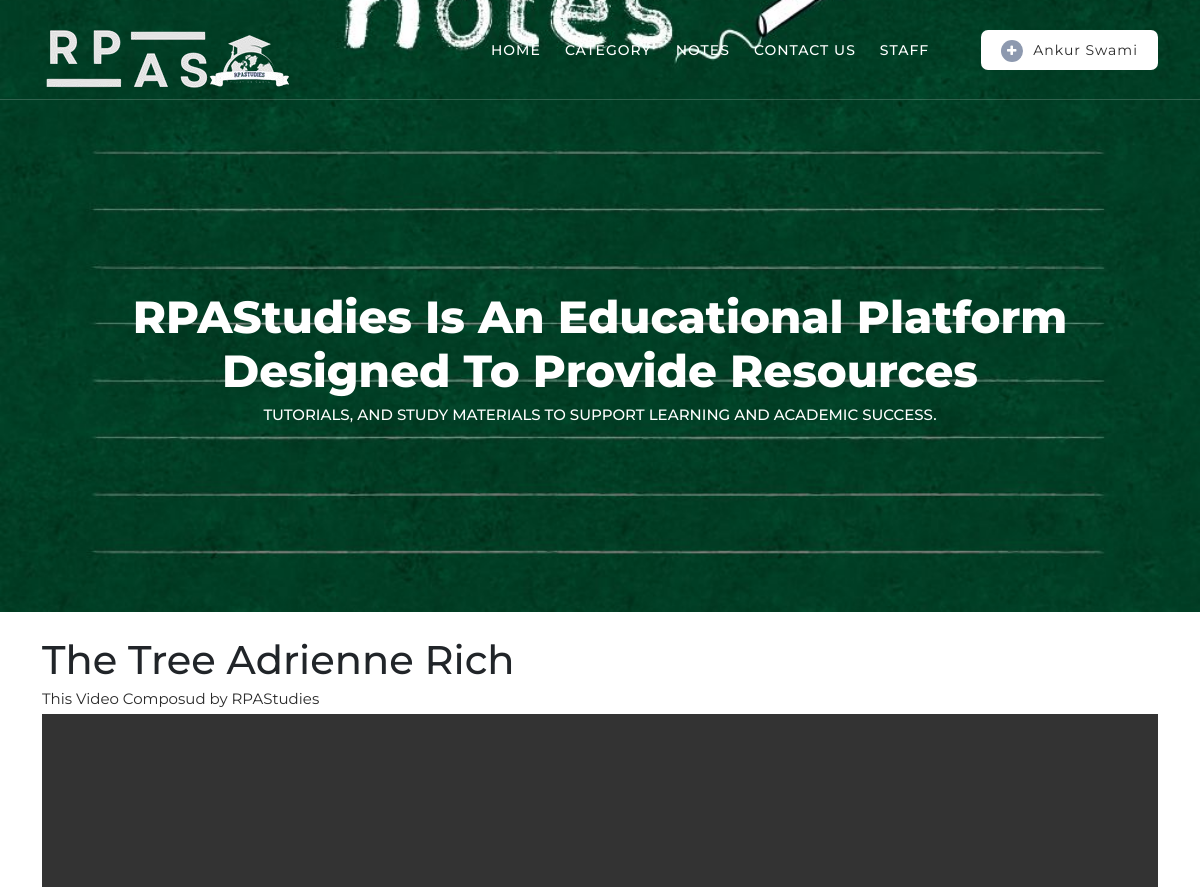
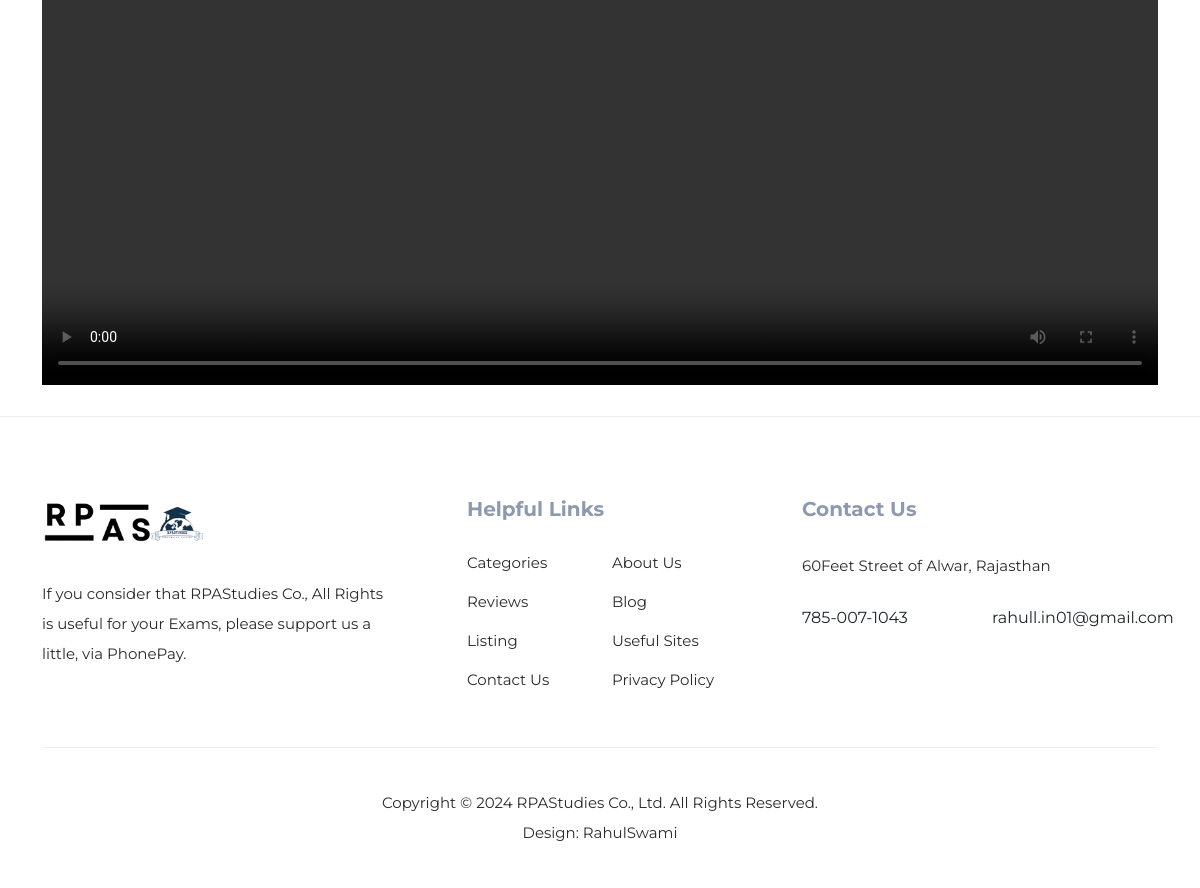
Page /video/plyaing/1/ (signed in) on the committed database (2 pictures, top to bottom).
### home/models.py (models this page shows, shortened)
class Video(models.Model):
    title = models.CharField(max_length=200)
    video_image = models.ImageField(upload_to='video_image/',default='')
    description = models.TextField(blank=True)
    video_file = models.FileField(upload_to='videos/')
    uploaded_at = models.DateTimeField(auto_now_add=True)

### home/views.py (the view)
# urls.py: path('video/plyaing/<int:id>/', video_detail, name='video_detail'),
@login_required(login_url='login_page')
def video_detail(request,id):
    video = get_object_or_404(Video,id=id)
    return render(request,'video_detail.html',{'video':video})

### home/templates/video_detail.html (shortened to what this page needs)
{% extends "base.html" %}
{% block body %}
<div class="container my-4">
    <h1>{{ video.title }}</h1>
    <p>{{ video.description }}</p>
    <video width="100%" controls>
        <source src="{{ video.video_file.url }}" type="video/mp4">
    </video>
</div>
{% endblock %}

### home/templates/base.html (shortened to what this page needs)
<!DOCTYPE html>
<html lang="en">
  <head>
    <link href="/static/vendor/bootstrap/css/bootstrap.min.css" rel="stylesheet">
    <link rel="stylesheet" href="/static/assets/css/fontawesome.css">
    <link rel="stylesheet" href="/static/assets/css/templatemo-plot-listing.css">
    <link rel="stylesheet" href="/static/assets/css/animated.css">
    <link rel="stylesheet" href="/static/assets/css/owl.css">
  </head>
<body>
  <header class="header-area header-sticky wow slideInDown" data-wow-duration="0.75s" data-wow-delay="0s">
    <div class="container">
      <div class="row">
        <div class="col-12">
          <nav class="main-nav">
            <a href="/" class="logo">
            </a>
            <ul class="nav">
              <li><a href="/" class="not_active">Home</a></li>
              <li><a href="{% url 'category' %}">Category</a></li>
              <li><a href="{% url 'notes' %}">Notes</a></li>
              <li><a href="{% url 'contact' %}">Contact Us</a></li>
              <li><a href="/admin/">Staff</a></li>
              <li><div class="main-white-button"><a type="button" class="btn btn-primary" data-bs-toggle="modal" data-bs-target="#staticBackdrop"><i class="fa fa-plus"></i>{{request.user.first_name}} {{request.user.last_name}}</a></div></li>
            </ul>
          </nav>
        </div>
      </div>
    </div>
  </header>
  <div class="main-banner">
    <div class="container">
      <div class="row">
        <div class="col-lg-12">
          <div class="top-text header-text">
            <h2 class="h2-starting-heading p-0 m-0">RPAStudies is an educational platform designed to provide resources</h2>
            <h6 class="my-2"> tutorials, and study materials to support learning and academic success.</h6>
          </div>
        </div>
      </div>
    </div>
  </div>
{% block body %}{% endblock body %}
   <footer>
    <div class="container">
      <div class="row">
        <div class="col-lg-4">
          <div class="about">
            <div class="logo">
              <img src="/static/assets/images/RPAStudies-logo-white.png" alt="Plot Listing">
            </div>
            <p>If you consider that <a rel="nofollow" href="rahullswami_" title="follow instagram">RPAStudies Co., All Rights</a> is useful for your Exams, please <a rel="nofollow" href="rahullswami_" target="_blank">support us</a> a little, via PhonePay.</p>
          </div>
        </div>
        <div class="col-lg-4">
          <div class="helpful-links">
            <h4>Helpful Links</h4>
            <div class="row">
              <div class="col-lg-6 col-sm-6">
                <ul>
                  <li><a href="/category/">Categories</a></li>
                  <li><a href="/reviews/">Reviews</a></li>
                  <li><a href="/notes/">Listing</a></li>
                  <li><a href="/contact/">Contact Us</a></li>
                </ul>
              </div>
              <div class="col-lg-6">
                <ul>
                  <li><a href="/about/">About Us</a></li>
                  <li><a href="/blog/">Blog</a></li>
                  <li><a href="/">Useful Sites</a></li>
                  <li><a href="www.google.com">Privacy Policy</a></li>
                </ul>
              </div>
            </div>
          </div>
        </div>
        <div class="col-lg-4">
          <div class="contact-us">
            <h4>Contact Us</h4>
            <p>60Feet Street of Alwar, Rajasthan</p>
            <div class="row">
              <div class="col-lg-6">
                <a>785-007-1043</a>
              </div>
              <div class="col-lg-6">
                <a>rahull.in01@gmail.com</a>
              </div>
            </div>
          </div>
        </div>
        <div class="col-lg-12">
          <div class="sub-footer">
            <p>Copyright © 2024 RPAStudies Co., Ltd. All Rights Reserved.
            <br>
			Design: <a rel="nofollow" href="rahullswami_" title="rahullswami_">RahulSwami</a></p>
          </div>
        </div>
      </div>
    </div>
  </footer>
</body>
</html>

### home/templates/base.html (style rules this page uses)
.h2-starting-heading { padding: 0; margin: 0; }

### rows in the picture
Video: title "The Tree Adrienne Rich", description "This Video Composud by RPAStudies"

### other values in the picture
{{ request.user.first_name }} "Ankur"
{{ request.user.last_name }} "Swami"
